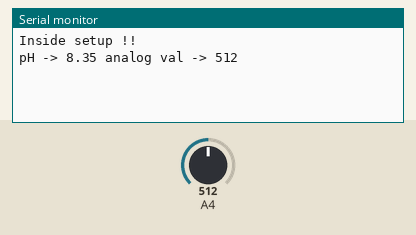
Bench run of a sketch on a simulated Arduino Uno, built with avr-gcc and run on an emulated ATmega328P. On the bench: the last lines printed to the serial monitor. The inputs (shaded band) are chosen by the test bench; at power-on: A4 = 512.

Above: at 3.2 s.
3.3 s: A4 set to 716
At 4.0 s:
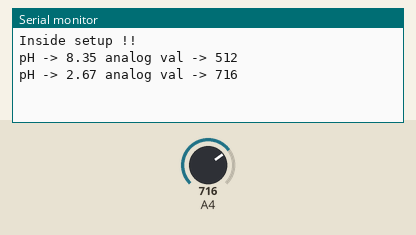
4.8 s: A4 set to 900
At 6.0 s:
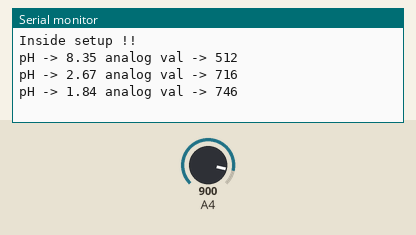
Timing chart, 0 to 7.8 s (numbered marks = the images above; inputs shaded):
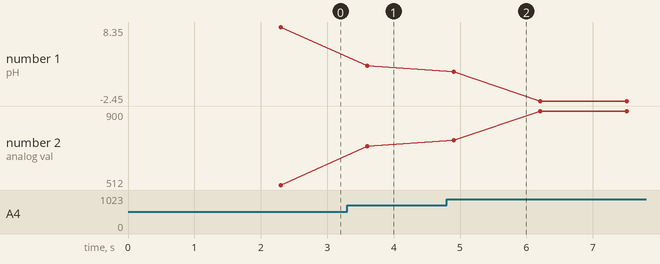

Measured:
- after the input at 3.3 s, the serial monitor: prints a new line after 0.30 s (image 1)
- after the input at 4.8 s, the serial monitor: prints a new line after 0.11 s (image 2)
- plotted number 1: 8.35 → 2.67 after the input at 3.3 s, 2.67 → -2.45 after the input at 4.8 s
- plotted number 2: 512 → 716 after the input at 3.3 s, 716 → 900 after the input at 4.8 s

The sketch:

ph_test.ino
```cpp
float calibration_value = 22.60;
int phval = 0;

unsigned long int avgval;
int buffer_arr[10],temp;

void setup()
{
  Serial.begin(9600);

  // analogReadResolution(12);

  Serial.println("Inside setup !!");

  delay(2000);
}
void loop() {
  for(int i=0;i<10;i++) {
    buffer_arr[i]=analogRead(4);
    delay(30);
  }
  for(int i=0;i<9;i++){
    for(int j=i+1;j<10;j++){
      if(buffer_arr[i]>buffer_arr[j]){
        temp=buffer_arr[i];
        buffer_arr[i]=buffer_arr[j];
        buffer_arr[j]=temp;
      }
    }
  }

  avgval=0;
  for(int i=2;i<8;i++)
    avgval+=buffer_arr[i];
  avgval = avgval/6;

  float volt=(float)avgval*5/1024;
  float ph_act = -5.70 * volt + calibration_value;


  Serial.print("pH -> ");
  Serial.print(ph_act);
  Serial.print(" analog val -> ");
  Serial.println(avgval);

  delay(1000);
}
```
